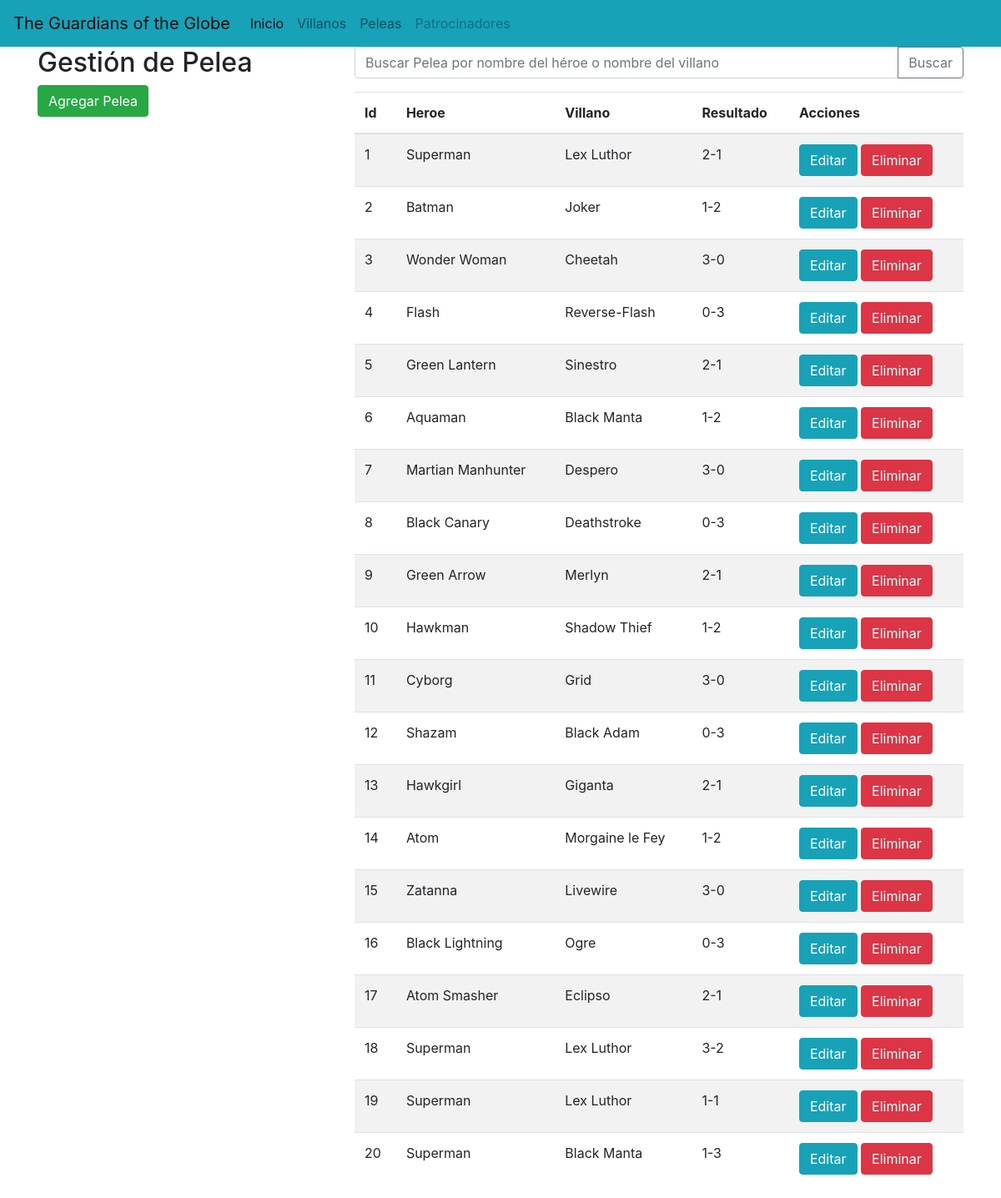
The app's page /crearPelea/ with its own data.
### Aplicaciones/reto/models.py (models this page shows)
class Pelea(models.Model):
    id_pelea = models.AutoField(primary_key=True)
    id_villano = models.ForeignKey(Villano, on_delete=models.CASCADE)
    id_heroe = models.ForeignKey(Heroe, on_delete=models.CASCADE)
    resultado = models.CharField(max_length=100)

class Heroe(models.Model):
    id_heroe = models.AutoField(primary_key=True)
    nombre = models.CharField(max_length=100)
    edad = models.PositiveSmallIntegerField(null=True)
    origen = models.CharField(max_length=100)
    habilidades = models.TextField(blank=True)
    debilidad = models.TextField(blank=True)

class Villano(models.Model):
    id_villano = models.AutoField(primary_key=True)
    nombre = models.CharField(max_length=100)
    edad = models.PositiveSmallIntegerField(null=True)
    origen = models.CharField(max_length=100)
    habilidades = models.TextField(blank=True)
    debilidad = models.TextField(blank=True)

### Aplicaciones/reto/views.py (the view, shortened to what this page needs)
# urls.py: path('crearPelea/', views.crearPelea),
def crearPelea(request):
    error_message = None
    peleas = Pelea.objects.all()
    return render(request, 'gestionPeleas.html', {'error_message': error_message, 'pelea': peleas})

### Aplicaciones/reto/templates/gestionPeleas.html (shortened to what this page needs)
{% extends "base.html" %}
{% block body %}
<div class="row">
    <div class="col-12 col-md-6 col-lg-4">
        <h2>Gestión de Pelea</h2>
        <button class="btn btn-success" data-toggle="modal" data-target="#peleaModal">Agregar Pelea</button>
    </div>
    <div class="col-12 col-md-6 col-lg-8">
        <form method="get" action="{% url 'buscarPelea' %}">
            <div class="input-group mb-3">
                <input type="text" class="form-control" placeholder="Buscar Pelea por nombre del héroe o nombre del villano" name="q" id="searchInput">
                <div class="input-group-append">
                    <button class="btn btn-outline-secondary" type="submit">Buscar</button>
                </div>
            </div>
        </form>
        <div class="table-responsive">
            <table class="table table-striped">
                <thead>
                    <tr>
                        <th>Id</th>
                        <th>Heroe</th>
                        <th>Villano</th>
                        <th>Resultado</th>
                        <th>Acciones</th>
                    </tr>
                </thead>
                <tbody>
                    {% if resultados_busqueda %}
                        {% for p in resultados_busqueda %}
                            <tr>
                                <td>{{ p.id_pelea }}</td>
                                <td>{{ p.id_heroe.nombre }}</td>
                                <td>{{ p.id_villano.nombre }}</td>
                                <td>{{ p.resultado }}</td>
                                <td>
                                    <a href="#" class="btn btn-info" data-toggle="modal" data-target="#editarPeleaModal{{ p.id_pelea }}">Editar</a>
                                    <a href="{% url 'eliminar_pelea' p.id_pelea %}" class="btn btn-danger">Eliminar</a>
                                </td>
                            </tr>
                        {% endfor %}
                    {% else %}
                        {% for p in pelea %}
                            <tr>
                                <td>{{ p.id_pelea }}</td>
                                <td>{{ p.id_heroe.nombre }}</td>
                                <td>{{ p.id_villano.nombre }}</td>
                                <td>{{ p.resultado }}</td>
                                <td>
                                    <a href="#" class="btn btn-info" data-toggle="modal" data-target="#editarPeleaModal{{ p.id_pelea }}">Editar</a>
                                    <a href="{% url 'eliminar_pelea' p.id_pelea %}" class="btn btn-danger">Eliminar</a>
                                </td>
                            </tr>
                        {% endfor %}
                    {% endif %}
                </tbody>
            </table>
        </div>
    </div>
</div>
{% endblock %}

### records on screen
Pelea: id_pelea "1", id_heroe.nombre "Superman", id_villano.nombre "Lex Luthor", resultado "2-1"
Pelea: id_pelea "2", id_heroe.nombre "Batman", id_villano.nombre "Joker", resultado "1-2"
Pelea: id_pelea "3", id_heroe.nombre "Wonder Woman", id_villano.nombre "Cheetah", resultado "3-0"
Pelea: id_pelea "4", id_heroe.nombre "Flash", id_villano.nombre "Reverse-Flash", resultado "0-3"
Pelea: id_pelea "5", id_heroe.nombre "Green Lantern", id_villano.nombre "Sinestro", resultado "2-1"
Pelea: id_pelea "6", id_heroe.nombre "Aquaman", id_villano.nombre "Black Manta", resultado "1-2"
Pelea: id_pelea "7", id_heroe.nombre "Martian Manhunter", id_villano.nombre "Despero", resultado "3-0"
Pelea: id_pelea "8", id_heroe.nombre "Black Canary", id_villano.nombre "Deathstroke", resultado "0-3"
Pelea: id_pelea "9", id_heroe.nombre "Green Arrow", id_villano.nombre "Merlyn", resultado "2-1"
Pelea: id_pelea "10", id_heroe.nombre "Hawkman", id_villano.nombre "Shadow Thief", resultado "1-2"
Pelea: id_pelea "11", id_heroe.nombre "Cyborg", id_villano.nombre "Grid", resultado "3-0"
Pelea: id_pelea "12", id_heroe.nombre "Shazam", id_villano.nombre "Black Adam", resultado "0-3"
Pelea: id_pelea "13", id_heroe.nombre "Hawkgirl", id_villano.nombre "Giganta", resultado "2-1"
Pelea: id_pelea "14", id_heroe.nombre "Atom", id_villano.nombre "Morgaine le Fey", resultado "1-2"
Pelea: id_pelea "15", id_heroe.nombre "Zatanna", id_villano.nombre "Livewire", resultado "3-0"
Pelea: id_pelea "16", id_heroe.nombre "Black Lightning", id_villano.nombre "Ogre", resultado "0-3"
Pelea: id_pelea "17", id_heroe.nombre "Atom Smasher", id_villano.nombre "Eclipso", resultado "2-1"
Pelea: id_pelea "18", id_heroe.nombre "Superman", id_villano.nombre "Lex Luthor", resultado "3-2"
Pelea: id_pelea "19", id_heroe.nombre "Superman", id_villano.nombre "Lex Luthor", resultado "1-1"
Pelea: id_pelea "20", id_heroe.nombre "Superman", id_villano.nombre "Black Manta", resultado "1-3"
